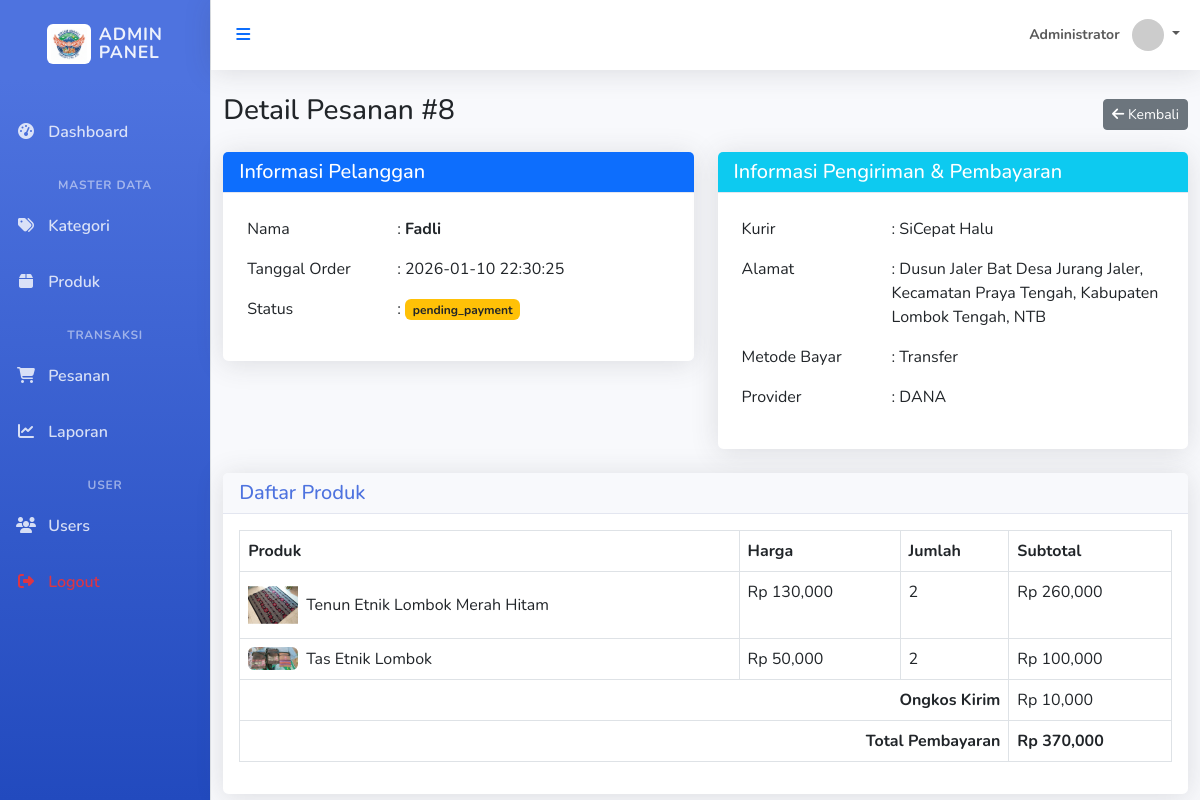
Page /admin/orderDetail/8 (signed in) on the committed database.
### tables this page shows
CREATE TABLE IF NOT EXISTS `orders` ( 
  `id` int(11) NOT NULL AUTO_INCREMENT, 
  `user_id` int(11) NOT NULL, 
  `total_amount` decimal(10,2) NOT NULL, 
  `status` varchar(50) NOT NULL DEFAULT 'pending', 
  `created_at` timestamp NOT NULL DEFAULT current_timestamp(), 
  `shipping_courier` varchar(50) DEFAULT NULL, 
  `shipping_cost` decimal(10,2) DEFAULT 0.00, 
  `payment_method` varchar(50) DEFAULT NULL, 
  `shipping_address` text DEFAULT NULL, 
  `payment_provider` varchar(100) DEFAULT NULL, 
  PRIMARY KEY (`id`), 
  KEY `user_id` (`user_id`), 
  CONSTRAINT `orders_ibfk_1` FOREIGN KEY (`user_id`) REFERENCES `users` (`id`) ON DELETE CASCADE 
);

CREATE TABLE IF NOT EXISTS `users` ( 
  `id` int(11) NOT NULL AUTO_INCREMENT, 
  `name` varchar(100) NOT NULL, 
  `email` varchar(100) DEFAULT NULL, 
  `phone` varchar(20) DEFAULT NULL, 
  `address` text DEFAULT NULL, 
  `gender` enum('L','P') DEFAULT NULL, 
  `birthdate` date DEFAULT NULL, 
  `image` varchar(255) DEFAULT 'default.jpg', 
  `username` varchar(50) NOT NULL, 
  `password` varchar(255) NOT NULL, 
  `role` enum('admin','customer') NOT NULL DEFAULT 'customer', 
  `created_at` timestamp NOT NULL DEFAULT current_timestamp(), 
  PRIMARY KEY (`id`), 
  UNIQUE KEY `username` (`username`) 
);

CREATE TABLE IF NOT EXISTS `order_items` ( 
  `id` int(11) NOT NULL AUTO_INCREMENT, 
  `order_id` int(11) NOT NULL, 
  `product_id` int(11) NOT NULL, 
  `quantity` int(11) NOT NULL, 
  `price` decimal(10,2) NOT NULL, 
  `subtotal` decimal(10,2) NOT NULL, 
  PRIMARY KEY (`id`), 
  KEY `order_id` (`order_id`), 
  KEY `product_id` (`product_id`), 
  CONSTRAINT `order_items_ibfk_1` FOREIGN KEY (`order_id`) REFERENCES `orders` (`id`) ON DELETE CASCADE, 
  CONSTRAINT `order_items_ibfk_2` FOREIGN KEY (`product_id`) REFERENCES `products` (`id`) ON DELETE CASCADE 
);

CREATE TABLE IF NOT EXISTS `products` ( 
  `id` int(11) NOT NULL AUTO_INCREMENT, 
  `category_id` int(11) NOT NULL, 
  `name` varchar(255) NOT NULL, 
  `description` text DEFAULT NULL, 
  `price` decimal(10,2) NOT NULL, 
  `stock` int(11) NOT NULL DEFAULT 0, 
  `image` varchar(255) DEFAULT NULL, 
  `created_at` timestamp NOT NULL DEFAULT current_timestamp(), 
  PRIMARY KEY (`id`), 
  KEY `category_id` (`category_id`), 
  CONSTRAINT `products_ibfk_1` FOREIGN KEY (`category_id`) REFERENCES `categories` (`id`) ON DELETE CASCADE 
);

### app/core/Controller.php (called while the page is built, shortened)
<?php
class Controller {
    public function view($view, $data = []) {
        require_once '../app/views/' . $view . '.php';
    }
    public function model($model) {
        return new $model;
    }
}

### app/controllers/Admin.php (called while the page is built, shortened)
<?php
class Admin extends Controller {
    public function orderDetail($id) {
        $data['judul'] = 'Detail Pesanan';
        $data['order'] = $this->model('Order_model')->getOrderById($id);
        $data['order_items'] = $this->model('Order_model')->getOrderItems($id);
        $this->view('admin/orders/detail', $data);
    }
}

### app/core/App.php (called while the page is built, shortened)
<?php
class App {
    protected $method = 'index';
    protected $params = [];
    public function __construct() {
        $url = $this->parseURL();
        if (isset($url[0]) && file_exists('../app/controllers/' . ucfirst($url[0]) . '.php')) {
            unset($url[0]);
        }
        $this->controller = new $this->controller;
        if (isset($url[1])) {
            if (method_exists($this->controller, $url[1])) {
                $this->method = $url[1];
                unset($url[1]);
            }
        }
        if (!empty($url)) {
            $this->params = array_values($url);
        }
        call_user_func_array([$this->controller, $this->method], $this->params);
    }
    public function parseURL() {
        if (isset($_GET['url'])) {
            $url = rtrim($_GET['url'], '/');
            $url = filter_var($url, FILTER_SANITIZE_URL);
            return explode('/', $url);
        }
        return ['Home'];
    }
}

### public/index.php (called while the page is built, shortened)
<?php
$app = new App();

### app/core/Database.php (called while the page is built, shortened)
<?php
class Database {
    private $host = DB_HOST;
    private $user = DB_USER;
    private $pass = DB_PASS;
    private $db_name = DB_NAME;
    private $dbh;
    private $stmt;
    public function __construct() {
        $dsn = 'mysql:host=' . $this->host . ';dbname=' . $this->db_name;
        $option = [
            PDO::ATTR_PERSISTENT => true,
            PDO::ATTR_ERRMODE => PDO::ERRMODE_EXCEPTION
        ];
        try {
            $this->dbh = new PDO($dsn, $this->user, $this->pass, $option);
        } catch (PDOException $e) {
            die($e->getMessage());
        }
    }
    public function query($query) {
        $this->stmt = $this->dbh->prepare($query);
    }
    public function bind($param, $value, $type = null) {
        if (is_null($type)) {
            switch (true) {
                default:
                    $type = PDO::PARAM_STR;
            }
        }
        $this->stmt->bindValue($param, $value, $type);
    }
    public function execute() {
        return $this->stmt->execute();
    }
    public function resultSet() {
        $this->execute();
        return $this->stmt->fetchAll(PDO::FETCH_ASSOC);
    }
    public function single() {
        $this->execute();
        return $this->stmt->fetch(PDO::FETCH_ASSOC);
    }
}

### app/models/Order_model.php (called while the page is built, shortened)
<?php
class Order_model {
    private $db;
    public function __construct() {
        $this->db = new Database;
    }
    public function getOrderById($id) {
        $this->db->query("SELECT orders.*, users.name as user_name FROM orders JOIN users ON orders.user_id = users.id WHERE orders.id = :id");
        $this->db->bind('id', $id);
        return $this->db->single();
    }
    public function getOrderItems($order_id) {
        $this->db->query("SELECT order_items.*, products.name as product_name, products.image as product_image
                          FROM order_items
                          JOIN products ON order_items.product_id = products.id
                          WHERE order_items.order_id = :order_id");
        $this->db->bind('order_id', $order_id);
        return $this->db->resultSet();
    }
}

### app/views/admin/orders/detail.php (the view)
<div class="row">
    <div class="col-md-12">
        <div class="d-flex justify-content-between align-items-center mb-3">
            <h3>Detail Pesanan #<?= $data['order']['id']; ?></h3>
            <a href="<?= BASEURL; ?>/admin/orders" class="btn btn-secondary btn-sm"><i class="fas fa-arrow-left"></i> Kembali</a>
        </div>
        <div class="row">
            <div class="col-md-6">
                <div class="card mb-4">
                    <div class="card-header bg-primary text-white">
                        <h5 class="mb-0">Informasi Pelanggan</h5>
                    </div>
                    <div class="card-body">
                        <table class="table table-borderless">
                            <tr>
                                <td width="150">Nama</td>
                                <td>: <strong><?= $data['order']['user_name']; ?></strong></td>
                            </tr>
                            <tr>
                                <td>Tanggal Order</td>
                                <td>: <?= $data['order']['created_at']; ?></td>
                            </tr>
                            <tr>
                                <td>Status</td>
                                <td>
                                    <?php
                                        $badgeClass = 'bg-secondary text-white';
                                        if($data['order']['status'] == 'completed') $badgeClass = 'bg-success text-white';
                                        elseif($data['order']['status'] == 'pending' || $data['order']['status'] == 'pending_payment') $badgeClass = 'bg-warning text-dark';
                                        elseif($data['order']['status'] == 'cancelled') $badgeClass = 'bg-danger text-white';
                                    ?>
                                    : <span class="badge <?= $badgeClass; ?>">
                                        <?= $data['order']['status']; ?>
                                    </span>
                                </td>
                            </tr>
                        </table>
                    </div>
                </div>
            </div>
            <div class="col-md-6">
                <div class="card mb-4">
                    <div class="card-header bg-info text-white">
                        <h5 class="mb-0">Informasi Pengiriman & Pembayaran</h5>
                    </div>
                    <div class="card-body">
                        <table class="table table-borderless">
                            <tr>
                                <td width="150">Kurir</td>
                                <td>: <?= $data['order']['shipping_courier']; ?></td>
                            </tr>
                            <tr>
                                <td>Alamat</td>
                                <td>: <?= $data['order']['shipping_address']; ?></td>
                            </tr>
                            <tr>
                                <td>Metode Bayar</td>
                                <td>: <?= ucfirst($data['order']['payment_method']); ?></td>
                            </tr>
                            <?php if(!empty($data['order']['payment_provider'])): ?>
                            <tr>
                                <td>Provider</td>
                                <td>: <?= $data['order']['payment_provider']; ?></td>
                            </tr>
                            <?php endif; ?>
                        </table>
                    </div>
                </div>
            </div>
        </div>
        <div class="card">
            <div class="card-header">
                <h5 class="mb-0">Daftar Produk</h5>
            </div>
            <div class="card-body">
                <div class="table-responsive">
                    <table class="table table-bordered">
                        <thead>
                            <tr>
                                <th>Produk</th>
                                <th>Harga</th>
                                <th>Jumlah</th>
                                <th>Subtotal</th>
                            </tr>
                        </thead>
                        <tbody>
                            <?php foreach($data['order_items'] as $item): ?>
                            <tr>
                                <td>
                                    <div class="d-flex align-items-center">
                                        <img src="<?= BASEURL; ?>/assets/img/<?= $item['product_image']; ?>" alt="<?= $item['product_name']; ?>" width="50" class="me-2 rounded">
                                        <span><?= $item['product_name']; ?></span>
                                    </div>
                                </td>
                                <td>Rp <?= number_format($item['price']); ?></td>
                                <td><?= $item['quantity']; ?></td>
                                <td>Rp <?= number_format($item['subtotal']); ?></td>
                            </tr>
                            <?php endforeach; ?>
                        </tbody>
                        <tfoot>
                            <tr>
                                <td colspan="3" class="text-end"><strong>Ongkos Kirim</strong></td>
                                <td>Rp <?= number_format($data['order']['shipping_cost']); ?></td>
                            </tr>
                            <tr>
                                <td colspan="3" class="text-end"><strong>Total Pembayaran</strong></td>
                                <td><strong>Rp <?= number_format($data['order']['total_amount']); ?></strong></td>
                            </tr>
                        </tfoot>
                    </table>
                </div>
            </div>
        </div>
    </div>
</div>

### app/views/layouts/admin_header.php (style rules this page uses)
body { font-family: 'Nunito', sans-serif; background-color: #f8f9fc; overflow-x: hidden; }
.card { border: none; box-shadow: 0 .15rem 1.75rem 0 rgba(58,59,69,.15); border-radius: 0.35rem; }
.card-header { background-color: #f8f9fc; border-bottom: 1px solid #e3e6f0; font-weight: bold; color: #4e73df; }

### rows in the picture
orders: id "8", user.name "Fadli", created_at "2026-01-10 22:30:25", status "pending_payment", shipping_courier "SiCepat Halu", shipping_address "Dusun Jaler Bat Desa Jurang Jaler, Kecamatan Praya Tengah, Kabupaten Lombok Tengah, NTB", payment_method "Transfer", payment_provider "DANA", shipping_cost "10,000", total_amount "370,000"
order_items: product.image (picture), product.name "Tenun Etnik Lombok Merah Hitam", price "130,000", quantity "2", subtotal "260,000"
order_items: product.image (picture), product.name "Tas Etnik Lombok", price "50,000", quantity "2", subtotal "100,000"

### other values in the picture
$_SESSION['user_name'] "Administrator"
